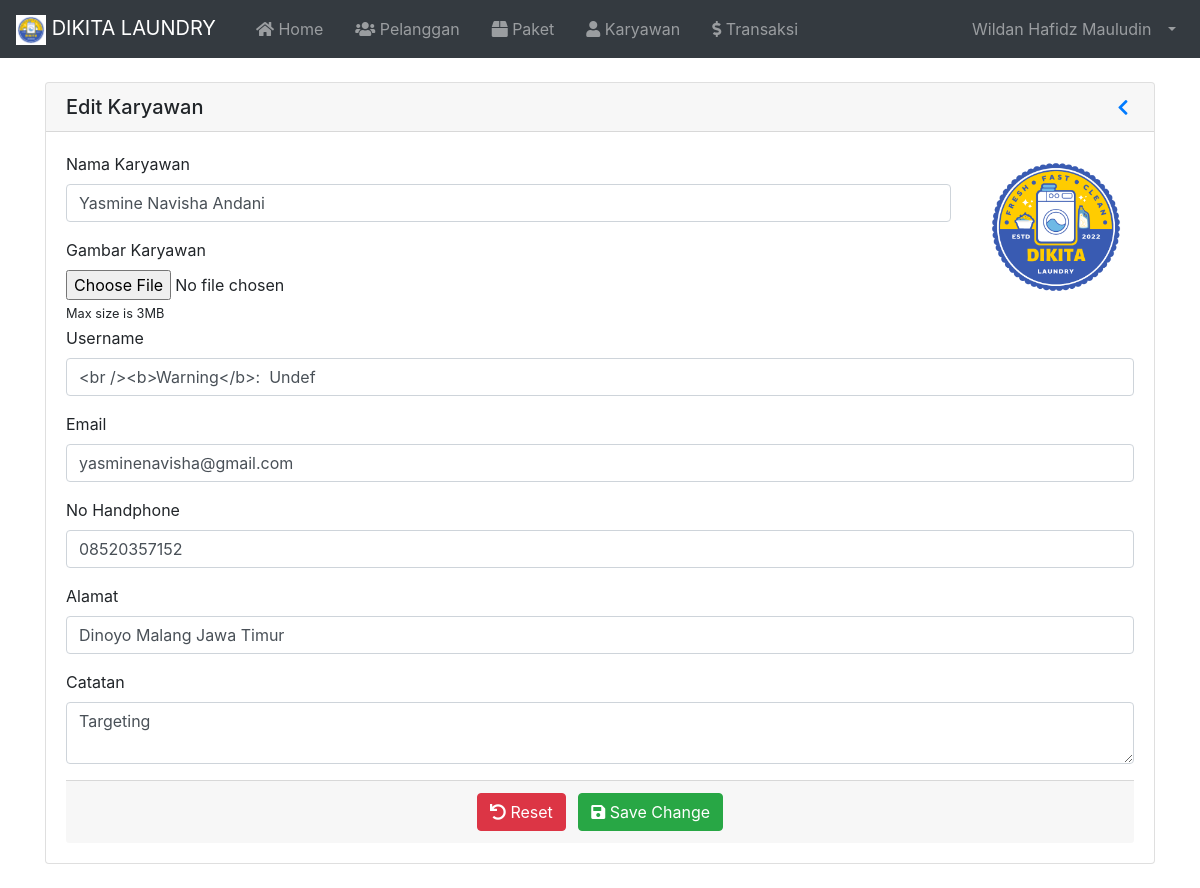
/index.php?page=EditKaryawan&id=2 (signed in), run on the app's committed database.
### tables this page shows
CREATE TABLE `tbl_karyawan` (
  `id` int(11) NOT NULL,
  `nama` varchar(100) NOT NULL,
  `username` varchar(30) NOT NULL,
  `password` varchar(255) NOT NULL,
  `email` varchar(255) NOT NULL,
  `no_hp` varchar(20) NOT NULL,
  `alamat` varchar(100) NOT NULL,
  `catatan` varchar(255) NOT NULL,
  `image` varchar(255) NOT NULL,
  `role` varchar(20) NOT NULL
);

### index.php (called while the page is built, shortened)
<?php
require 'load/config.php';
require 'load/function.php';
?>
<?php require_once 'header.php'; ?>
<?php require 'content.php'; ?>
<?php require_once 'footer.php'; ?>

### load/function.php (called while the page is built, shortened)
<?php
require 'config.php';
function viewData($query)
{
  global $koneksi;
  $result = mysqli_query($koneksi, $query);
  if (mysqli_num_rows($result) == 1) {
    return mysqli_fetch_assoc($result);
  }
  $rows = [];
  return $rows;
}

### page/karyawan/editkaryawan.php (the view, shortened to what this page needs)
<?php
	$id = $_GET['id'];
	$data = viewData("SELECT * FROM tbl_karyawan WHERE id = '$id'");
?>
<div class="container">
	<div class="card mt-4 mb-4">
		<h5 class="card-header d-flex flex-row align-items-center justify-content-between">
			<a>Edit Karyawan</a>
			<a href="?page=Karyawan" role="button" id="dropdownMenuLink" aria-haspopup="true" aria-expanded="false">
				<i class="fas fa-chevron-left fa-sm fa-fw"></i>
			</a>
		</h5>
		<div class="card-body">
			<form method="post" enctype="multipart/form-data">
				<div class="row">
					<div class="col-md-10">
						<div class="form-group">
							<label for="nama">Nama Karyawan</label>
							<input type="text" maxlength="50" class="form-control" name="nama" id="nama" value="<?= $data['nama']; ?>"
								placeholder="Masukkan Nama Karyawan" required autofocus>
						</div>
						<div class="custom-file">
							<label for="image">Gambar Karyawan</label>
							<input type="file" class="form-control-file" name="image" id="image">
							<small>Max size is 3MB</small>
						</div>
					</div>
					<div class="col">
						<img id="imagePreview" src="upload/karyawan/<?= $data['image']; ?>" class="mb-4" height="150px" width="150px" alt="">
					</div>
				</div>
				<div class="form-group">
					<label for="username">Username</label>
					<input type="text" maxlength="30" class="form-control" name="username" id="username" placeholder="Username" value="<?= $data['username']; ?>" required>
				</div>
				<div class="form-group">
					<label for="email">Email</label>
					<input type="text" maxlength="200" class="form-control" name="email" id="email" placeholder="Email" value="<?= $data['email']; ?>" required>
				</div>
				<div class="form-group">
					<label for="no_hp">No Handphone</label>
					<input type="text" min="0" maxlength="20" class="form-control" name="no_hp" id="no_hp" placeholder="No Handphone" value="<?= $data['no_hp']; ?>" required>
				</div>
				<div class="form-group">
					<label for="alamat">Alamat</label>
					<input type="text" maxlength="100" class="form-control" name="alamat" id="alamat" placeholder="Alamat" value="<?= $data['alamat']; ?>"required>
				</div>
				<div class="form-group">
					<label for="Catatan">Catatan</label>
					<textarea type="text" maxlength="255" class="form-control" name="catatan" id="catatan" placeholder="Catatan" required><?= $data['catatan']; ?></textarea>
				</div>
				<div class="card-footer text-center">
					<button type="reset" class="btn btn-danger mr-2"><i class="fas fa-undo"></i> Reset</button>
					<button type="submit" name="submit" class="btn btn-success"><i class="fas fa-save"></i> Save Change</button>
				</div>
			</form>
		</div>
	</div>
</div>

### header.php (shortened to what this page needs)
<?php
$id = $_SESSION['id'];
$result = mysqli_query($koneksi, "SELECT * FROM tbl_karyawan WHERE id = '$id'");
$user = mysqli_fetch_assoc($result);
?>
<!DOCTYPE html>
<html lang="en">
<head>
    <link rel="stylesheet" href="asset/vendor/bootstrap-4.5.3/css/bootstrap.min.css">
    <link rel="stylesheet" href="asset/vendor/fontawesome/css/all.min.css">
    <link rel="stylesheet" href="asset/vendor/datatables-b4/datatables.min.css">
</head>
<body>
    <nav class="navbar navbar-expand-lg navbar-dark bg-dark">
        <a class="navbar-brand" href="index.php">
            <img src="asset/img/logo.png" width="30" height="30" alt="">
            DIKITA LAUNDRY
        </a>
        <div class="collapse navbar-collapse" id="navbarSupportedContent">
            <ul class="navbar-nav mr-auto">
                <li class="nav-item ml-3">
                    <a class="nav-link" href="index.php"><i class="fas fa-home"></i> Home<span class="sr-only">(current)</span></a>
                </li>
                <li class="nav-item ml-3">
                    <a class="nav-link" href="?page=Pelanggan"><i class="fas fa-users"></i> Pelanggan</a>
                </li>
                <li class="nav-item ml-3">
                    <a class="nav-link" href="?page=Paket"><i class="fas fa-box"></i> Paket</a>
                </li>
                <?php if ($user['role'] == 'Admin') : ?>
                    <li class="nav-item ml-3">
                        <a class="nav-link" href="?page=Karyawan"><i class="fas fa-user"></i> Karyawan</a>
                    </li>
                <?php endif; ?>
                <li class="nav-item ml-3">
                    <a class="nav-link " href="?page=Transaksi"><i class="fas fa-dollar-sign"></i> Transaksi</a>
                </li>
            </ul>
            <ul class="navbar-nav ml-auto">
                <li class="nav-item dropdown">
                    <a class="nav-link dropdown-toggle" href="#" id="userDropdown" role="button" data-toggle="dropdown" aria-haspopup="true" aria-expanded="false">
                        <span class="mr-2 d-none d-lg-inline"><?= $user['nama']; ?></span>
                    </a>
                </li>
            </ul>
        </div>
    </nav>

### data on the page
tbl_karyawan: nama "Wildan Hafidz Mauludin"
tbl_karyawan: nama "Yasmine Navisha Andani", image (picture), username "<br /><b>Warning</b>: Undef", email "yasminenavisha@gmail.com", no_hp "08520357152", alamat "Dinoyo Malang Jawa Timur", catatan "Targeting"
